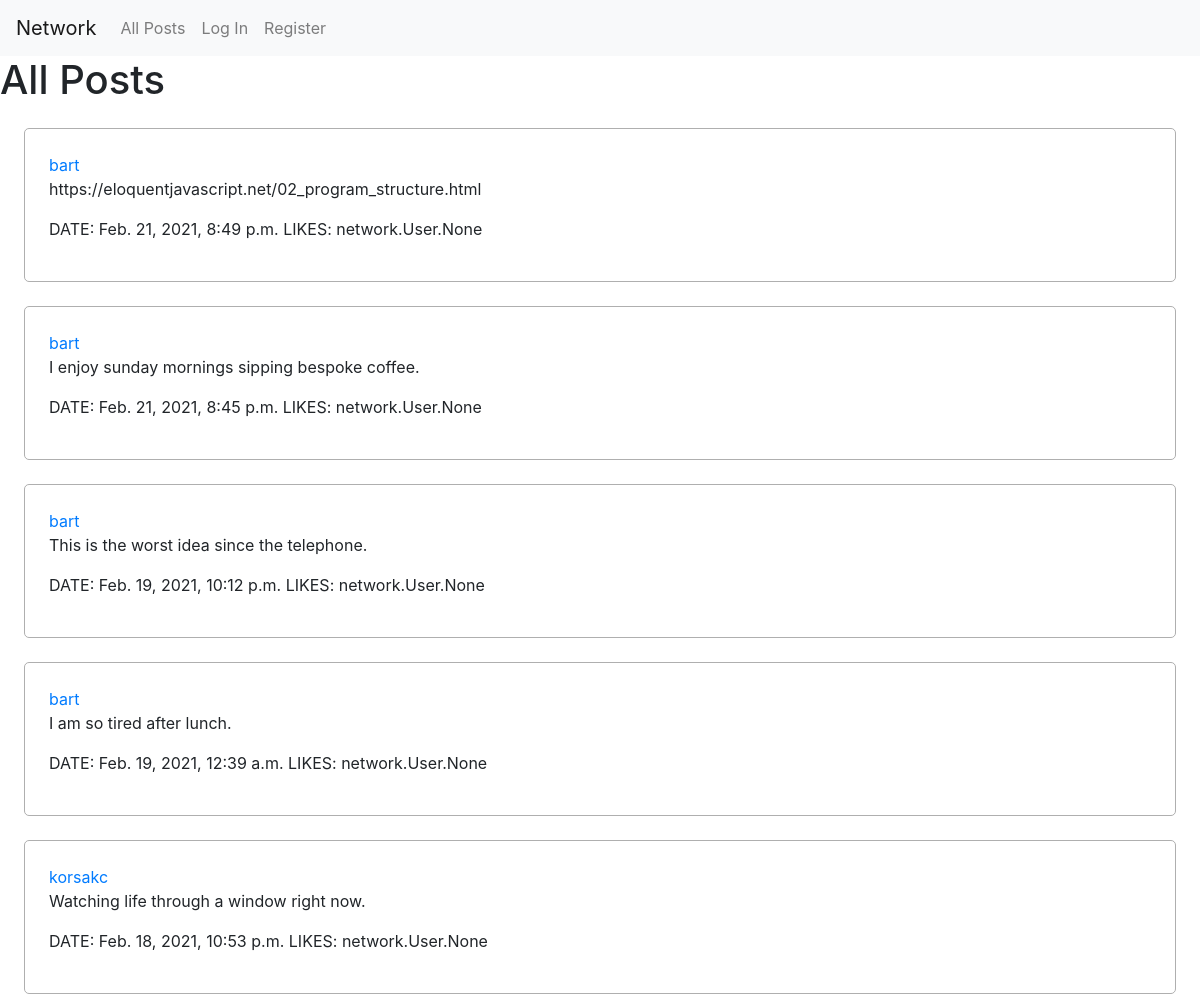
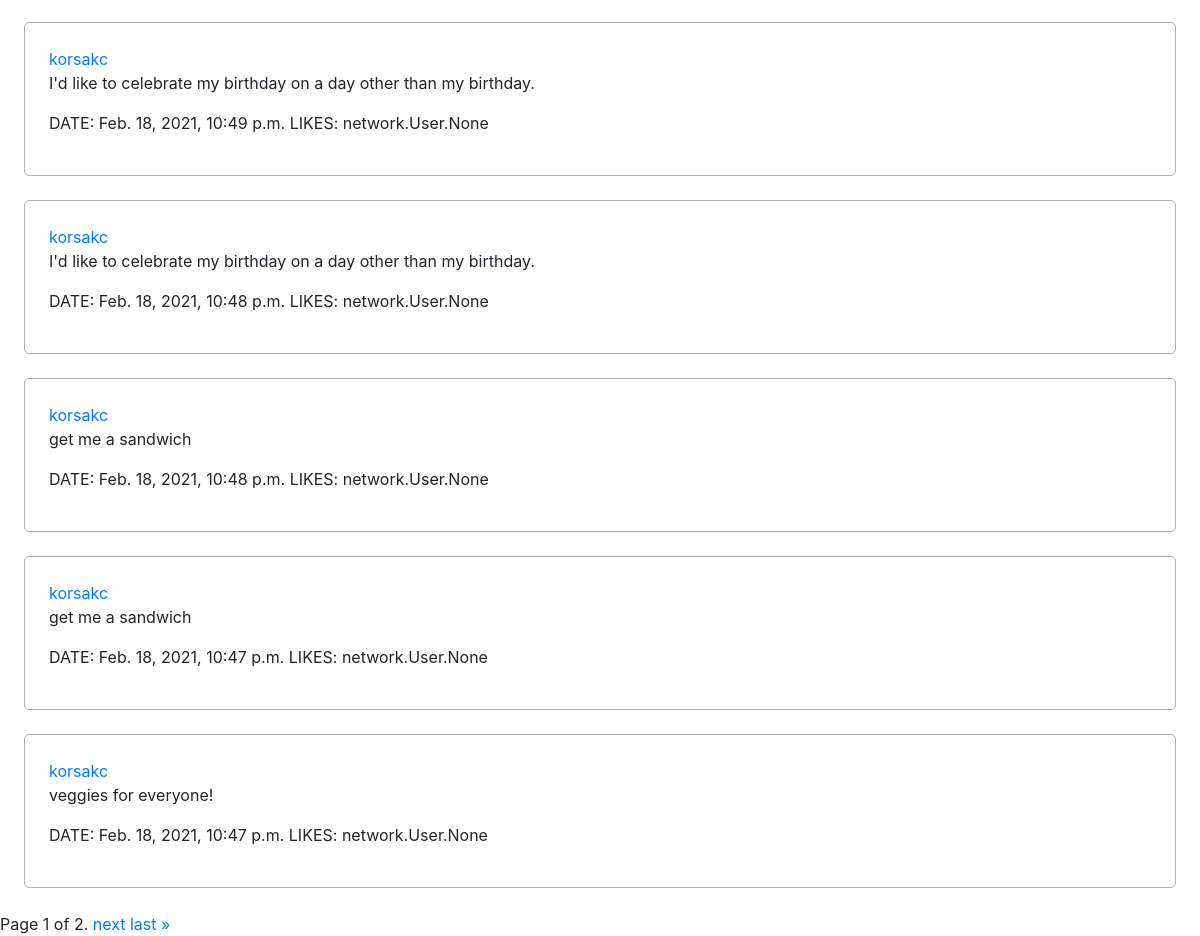
The page / on the database its author committed (2 pictures, top to bottom).
### network/models.py (models this page shows, shortened)
class Post(models.Model):
  creator = models.ForeignKey(User, on_delete=models.CASCADE)
  date = models.DateTimeField(auto_now_add=True)
  text = models.CharField(max_length=280)
  likes = models.ManyToManyField(User, blank=True, related_name="likedbyuser")

class User(AbstractUser):
  followers = models.ManyToManyField('User', blank=True, related_name="following")

### network/views.py (the view)
# urls.py: path("", views.index, name="index"),
def index(request):
  posts = Post.objects.all().order_by('-date')
  paginator = Paginator(posts, 10) # Show 10 posts per page.
  page_number = request.GET.get('page')
  page_obj = paginator.get_page(page_number)
  return render(request, "network/index.html", {
    'page_obj': page_obj
  })

### network/templates/network/index.html (shortened to what this page needs)
{% extends "network/layout.html" %}
{% block body %}
  <h1>All Posts</h1>
    <section>
    {% for post in page_obj %}
      <div class="post">
        <a href="{% url 'profile' post.creator.username %}">{{ post.creator.username }}</a>
        <p>{{ post.text }}</p>
        <p><span>DATE: {{ post.date }}</span> <span>LIKES: {{ post.likes }}</span>
      </div>
    {% endfor %}
  </section>
  <div class="pagination">
    <span class="step-links">
        <span class="current">
            Page {{ page_obj.number }} of {{ page_obj.paginator.num_pages }}.
        </span>
        {% if page_obj.has_next %}
            <a href="?page={{ page_obj.next_page_number }}">next</a>
            <a href="?page={{ page_obj.paginator.num_pages }}">last &raquo;</a>
        {% endif %}
    </span>
  </div>
{% endblock %}

### network/static/network/styles.css (style rules this page uses)
div.post { border: 1px solid rgb(175, 175, 175); border-radius: 5px; padding: 2%; margin: 2%; }

### rows shown on the page
Post: creator.username "bart", text "https://eloquentjavascript.net/02_program_structure.html", date "Feb. 21, 2021, 8:49 p.m.", likes "network.User.None"
Post: creator.username "bart", text "I enjoy sunday mornings sipping bespoke coffee.", date "Feb. 21, 2021, 8:45 p.m.", likes "network.User.None"
Post: creator.username "bart", text "This is the worst idea since the telephone.", date "Feb. 19, 2021, 10:12 p.m.", likes "network.User.None"
Post: creator.username "bart", text "I am so tired after lunch.", date "Feb. 19, 2021, 12:39 a.m.", likes "network.User.None"
Post: creator.username "korsakc", text "Watching life through a window right now.", date "Feb. 18, 2021, 10:53 p.m.", likes "network.User.None"
Post: creator.username "korsakc", text "I'd like to celebrate my birthday on a day other than my birthday.", date "Feb. 18, 2021, 10:49 p.m.", likes "network.User.None"
Post: creator.username "korsakc", text "I'd like to celebrate my birthday on a day other than my birthday.", date "Feb. 18, 2021, 10:48 p.m.", likes "network.User.None"
Post: creator.username "korsakc", text "get me a sandwich", date "Feb. 18, 2021, 10:48 p.m.", likes "network.User.None"
Post: creator.username "korsakc", text "get me a sandwich", date "Feb. 18, 2021, 10:47 p.m.", likes "network.User.None"
Post: creator.username "korsakc", text "veggies for everyone!", date "Feb. 18, 2021, 10:47 p.m.", likes "network.User.None"

### other values the page prints
{{ page_obj.number }} "1"
{{ page_obj.paginator.num_pages }} "2"
